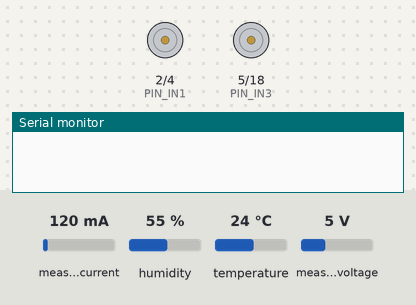
Bench run of a program on a simulated ESP32. Shown: motor-driver pin pairs drawn as motors (green arrow = first pin HIGH = forward, orange = second pin HIGH = backward, longer = more drive, scaled by the enable pin), the last lines printed to the serial monitor. Inputs (shaded band) come from the test bench; at power-on: measured current 120 mA, humidity 55 %, temperature 24 °C, measured voltage 5 V. WiFi joins after 1.5 s; servers stay silent unless stated.

Above: at 0.1 s.
At 7.6 s:
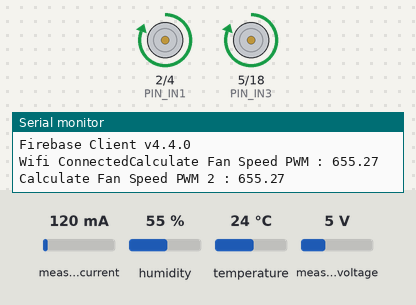
Timing chart, 0 to 9.1 s (numbered marks = the images above):
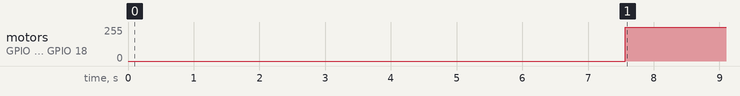

Measured:
- by itself, motor on GPIO 2 (PIN_IN1) / GPIO 4 (PIN_IN2), motor on GPIO 5 (PIN_IN3) / GPIO 18 (PIN_IN4): stopped → forward 255/255 at 7.6 s

The program:

main.cpp
```cpp
#include <Arduino.h>
#include <Wire.h>
#include <SPI.h>
#include <Adafruit_SHT31.h>
#include <PZEM004Tv30.h>
#include <Wifi.h>
// #include <FirebaseESP32.h>
#include <PubSubClient.h>
#include <FirebaseESP32.h>

#include <Fuzzy.h>
//#include <DHT.h>

#define API_KEY "AIzaSyAbBIkZKdUUZr-Nm5I1UAM991fiZOm37eY"
#define DATABASE_URL "https://project-st-iot-default-rtdb.firebaseio.com/"

FirebaseData fbdo;
FirebaseAuth auth;
FirebaseConfig config;

float voltage1, current1, power1, energy1, temp_energy1,frequency1, pf1, va1, VAR1;
float temp, hum, outfan, outfan2, dutyCycle;
int pwmValue;

const char *ssid = "panturas";
const char *pass = "skinhead";

TaskHandle_t shtTaskHandle;
TaskHandle_t pzemTaskHandle;
int lastRequest = 0;

void setupWifi();
void shtTask(void *parameter);
void pzemTask(void *parameter);


Adafruit_SHT31 sht31 = Adafruit_SHT31();

#if defined(ESP32)

#if !defined(PZEM_RX_PIN) && !defined(PZEM_TX_PIN)
#define PZEM_RX_PIN 16
#define PZEM_TX_PIN 17
// #define DHTPIN 23
// #define DHTTYPE DHT11
// DHT dht(DHTPIN, DHTTYPE);
#endif

 #define PZEM_SERIAL Serial2
#define Serial Serial
PZEM004Tv30 pzem(PZEM_SERIAL, PZEM_RX_PIN, PZEM_TX_PIN);


#elif defined(ESP8266)
/*************************
 *  ESP8266 initialization
 * ---------------------
 *
 * esp8266 can connect with PZEM only via Serial0
 * For console output we use Serial1, which is gpio2 by default
 */
#define PZEM_SERIAL Serial
#define Serial Serial1
PZEM004Tv30 pzem(PZEM_SERIAL);
#else
/*************************
 *  Arduino initialization
 * ---------------------
 *
 * Not all Arduino boards come with multiple HW Serial ports.
 * Serial2 is for example available on the Arduino MEGA 2560 but not Arduino Uno!
 * The ESP32 HW Serial interface can be routed to any GPIO pin
 * Here we initialize the PZEM on Serial2 with default pins
 */
#define PZEM_SERIAL Serial2
#define Serial Serial
PZEM004Tv30 pzem(PZEM_SERIAL);
#endif

#define PIN_IN1  2 // ESP32 pin GPIO19 connected to the IN1 pin L298N
#define PIN_IN2  4 // ESP32 pin GPIO18 connected to the IN2 pin L298N
#define PIN_ENA  15 // ESP32 pin GPIO17 connected to the EN1 pin L298N
#define PIN_IN3  5 // ESP32 pin GPIO19 connected to the IN3 pin L298N
#define PIN_IN4  18 // ESP32 pin GPIO18 connected to the IN4 pin L298N
#define PIN_ENB  19 // ESP32 pin GPIO17 connected to the ENB pin L298N


Fuzzy *fuzzy = new Fuzzy();


  // Set up fuzzy variables
  // FuzzySet *temperatureDingin = new FuzzySet(0, 0, 20, 22);
  // FuzzySet *temperatureNormal = new FuzzySet(20, 22, 25, 26);
  // FuzzySet *temperaturePanas = new FuzzySet(25, 26, 30, 30);

  //   FuzzySet *temperatureDingin = new FuzzySet(0, 0, 25, 27);
  // FuzzySet *temperatureNormal = new FuzzySet(25, 27, 27, 30);
  // FuzzySet *temperaturePanas = new FuzzySet(27, 30, 40, 40);

    // Set up fuzzy variables
  FuzzySet *temperatureDingin = new FuzzySet(0, 0, 19, 21);
  FuzzySet *temperatureNormal = new FuzzySet(19, 21, 23, 25);
  FuzzySet *temperaturePanas = new FuzzySet(23, 25, 30, 30);

  FuzzySet *humidityKering = new FuzzySet(0, 0, 40, 45);
  FuzzySet *humidityLembab = new FuzzySet(40, 45, 60, 65);
  FuzzySet *humidityBasah = new FuzzySet(60, 65, 80, 80);

  // FuzzySet *pwmFanSlow = new FuzzySet(0, 0, 54, 106);
  // FuzzySet *pwmFanMedium = new FuzzySet(54, 106, 106, 212);
  // FuzzySet *pwmFanFast = new FuzzySet(106, 212, 255, 255);

  // FuzzySet *pwmFanSlow = new FuzzySet(0, 0, 30, 50);
  // FuzzySet *pwmFanMedium = new FuzzySet(30, 50, 127, 200);
  // FuzzySet *pwmFanFast = new FuzzySet(127, 255, 255, 255);


  // FuzzySet *pwmFanSlow = new FuzzySet(0, 0, 1024, 2048);
  // FuzzySet *pwmFanMedium = new FuzzySet(1024, 2048, 3072, 3584);
  // FuzzySet *pwmFanFast = new FuzzySet(3072, 3584, 4095, 4095);

  FuzzySet *pwmFanSlow = new FuzzySet(0, 0, 256, 384);
FuzzySet *pwmFanMedium = new FuzzySet(256, 384, 512, 768);
FuzzySet *pwmFanFast = new FuzzySet(512, 768, 1023, 1023);


  // FuzzySet *pwmFanSlow = new FuzzySet(0, 0, 320, 625);
  // FuzzySet *pwmFanMedium = new FuzzySet(320, 625, 625, 1250);
  // FuzzySet *pwmFanFast = new FuzzySet(625, 1250, 1250, 1250);


void setup() {
  Serial.begin(9600);
  sht31.begin();
  //dht.begin();
  //pinMode(relay, OUTPUT);
  //digitalWrite(relay, LOW);
  vTaskDelay(3000);

    setupWifi();


    ESP_LOGI("SETUP", "Create freertos task!");
    // Create RTOS task
    xTaskCreate(shtTask, "SHT30 Task", 20000, NULL, 1, &shtTaskHandle);
    xTaskCreate(pzemTask, "PZEM004T Task", 20000, NULL, 2, &pzemTaskHandle);


  // Uncomment in order to reset the internal energy counter
    // pzem.resetEnergy()
      // Setup PZEM-004T
  if (pzem.resetEnergy()){
    ESP_LOGI("SETUP PZEM-004T", "Energy Reset...");
    pzem.setPowerAlarm(2200);
  }
  vTaskDelay(3000);

    //kipas 1
  pinMode(PIN_IN1, OUTPUT);
  pinMode(PIN_IN2, OUTPUT);
  pinMode(PIN_ENA, OUTPUT);
  //kipas 2
  pinMode(PIN_IN3, OUTPUT);
  pinMode(PIN_IN4, OUTPUT);
  pinMode(PIN_ENB, OUTPUT);


  //WiFi Setup
WiFi.begin(ssid, pass);

  while (WiFi.status() != WL_CONNECTED)
  {
    // Serial.print(".");
    //digitalWrite(32, HIGH);
    // delay(300);
  }
  Serial.println();
  Serial.print("Connected with IP: ");
  Serial.println(WiFi.localIP());
  Serial.println();

  Serial.printf("Firebase Client v%s\n\n", FIREBASE_CLIENT_VERSION);

  if (WiFi.status() == WL_CONNECTED) {
    Serial.print("Wifi Connected");
    //digitalWrite(32, LOW);
  }

 config.api_key = API_KEY;
 config.database_url = DATABASE_URL;
 auth.user.email = "nazar@upi.edu";
 auth.user.password = "nazar123";
 Firebase.reconnectNetwork(true);
 fbdo.setBSSLBufferSize(4096, 1024);
 Firebase.begin(&config, &auth);
 Firebase.reconnectWiFi(true);
 Firebase.setDoubleDigits(5);

  FuzzySet ();

    // Fuzzy Input sht dan kelembaban
  FuzzyInput *temperature = new FuzzyInput(1);


  temperature->addFuzzySet(temperatureDingin);
  temperature->addFuzzySet(temperatureNormal);
  temperature->addFuzzySet(temperaturePanas);
  fuzzy->addFuzzyInput(temperature);


  //Fuzzy Input sht dan kelembaban
  FuzzyInput *humidity = new FuzzyInput(2);


  humidity->addFuzzySet(humidityKering);
  humidity->addFuzzySet(humidityLembab);
  humidity->addFuzzySet(humidityBasah);
  fuzzy->addFuzzyInput(humidity);

    //FuzzyOutput
  FuzzyOutput *fan = new FuzzyOutput(3);


  //fan->addFuzzySet(pwmFanOff);
  fan->addFuzzySet(pwmFanSlow);
  fan->addFuzzySet(pwmFanMedium);
  fan->addFuzzySet(pwmFanFast);
  fuzzy->addFuzzyOutput(fan);


  // Rule 1: Temperature Dingin AND Humidity Kering -> Fan Slow
    FuzzyRuleAntecedent *dinginkering = new FuzzyRuleAntecedent();
    dinginkering->joinWithAND(temperatureDingin, humidityKering);

    FuzzyRuleConsequent *kipas1 = new FuzzyRuleConsequent();
    kipas1->addOutput(pwmFanSlow);

    FuzzyRule *fuzzyRule01 = new FuzzyRule(1, dinginkering, kipas1);
    fuzzy->addFuzzyRule(fuzzyRule01);

    // Rule 2: Temperature Dingin AND Humidity Normal -> Fan Medium
    FuzzyRuleAntecedent *dinginlembab = new FuzzyRuleAntecedent();
    dinginlembab->joinWithAND(temperatureDingin, humidityLembab);
    FuzzyRuleConsequent *kipas2 = new FuzzyRuleConsequent();
    kipas2->addOutput(pwmFanMedium);
    FuzzyRule *fuzzyRule02 = new FuzzyRule(2, dinginlembab, kipas2);
    fuzzy->addFuzzyRule(fuzzyRule02);

    // Rule 3: Temperature Dingin AND Humidity basah -> Fan slow
    FuzzyRuleAntecedent *dinginbasah = new FuzzyRuleAntecedent();
    dinginbasah->joinWithAND(temperatureDingin, humidityBasah);
    FuzzyRuleConsequent *kipas3 = new FuzzyRuleConsequent();
    kipas3->addOutput(pwmFanSlow);
    FuzzyRule *fuzzyRule03 = new FuzzyRule(3, dinginbasah, kipas3);
    fuzzy->addFuzzyRule(fuzzyRule03);

    // Rule 4: Temperature Normal AND Humidity Kering -> Fan slow
    FuzzyRuleAntecedent *normalkering = new FuzzyRuleAntecedent();
    normalkering->joinWithAND(temperatureNormal, humidityKering);
    FuzzyRuleConsequent *kipas4 = new FuzzyRuleConsequent();
    kipas4->addOutput(pwmFanSlow);
    FuzzyRule *fuzzyRule04 = new FuzzyRule(4, normalkering, kipas4);
    fuzzy->addFuzzyRule(fuzzyRule04);

    // Rule 5: Temperature Normal AND Humidity lembab -> Fan Medium
    FuzzyRuleAntecedent *normallembab = new FuzzyRuleAntecedent();
    normallembab->joinWithAND(temperatureNormal, humidityLembab);
    FuzzyRuleConsequent *kipas5 = new FuzzyRuleConsequent();
    kipas5->addOutput(pwmFanMedium);
    FuzzyRule *fuzzyRule05 = new FuzzyRule(5, normallembab, kipas5);
    fuzzy->addFuzzyRule(fuzzyRule05);

    // Rule 6: Temperature Normal AND Humidity basah -> Fan slow
    FuzzyRuleAntecedent *normalbasah = new FuzzyRuleAntecedent();
    normalbasah->joinWithAND(temperatureNormal, humidityBasah);
    FuzzyRuleConsequent *kipas6 = new FuzzyRuleConsequent();
    kipas6->addOutput(pwmFanSlow);
    FuzzyRule *fuzzyRule06 = new FuzzyRule(6, normalbasah, kipas6);
    fuzzy->addFuzzyRule(fuzzyRule06);

    // Rule 7: Temperature Panas AND Humidity Kering -> Fan Fast
    FuzzyRuleAntecedent *panaskering = new FuzzyRuleAntecedent();
    panaskering->joinWithAND(temperaturePanas, humidityKering);
    FuzzyRuleConsequent *kipas7 = new FuzzyRuleConsequent();
    kipas7->addOutput(pwmFanFast);
    FuzzyRule *fuzzyRule07 = new FuzzyRule(7, panaskering, kipas7);
    fuzzy->addFuzzyRule(fuzzyRule07);

    // Rule 8: Temperature Panas AND Humidity lembab -> Fan Fast
    FuzzyRuleAntecedent *panaslembab = new FuzzyRuleAntecedent();
    panaslembab->joinWithAND(temperaturePanas, humidityLembab);
    FuzzyRuleConsequent *kipas8 = new FuzzyRuleConsequent();
    kipas8->addOutput(pwmFanFast);
    FuzzyRule *fuzzyRule08 = new FuzzyRule(8, panaslembab, kipas8);
    fuzzy->addFuzzyRule(fuzzyRule08);

    // Rule 9: Temperature Panas AND Humidity basah -> Fan Fast
    FuzzyRuleAntecedent *panasBasah = new FuzzyRuleAntecedent();
    panasBasah->joinWithAND(temperaturePanas, humidityBasah);
    FuzzyRuleConsequent *kipas9 = new FuzzyRuleConsequent();
    kipas9->addOutput(pwmFanFast);
    FuzzyRule *fuzzyRule09 = new FuzzyRule(9, panasBasah, kipas9);
    fuzzy->addFuzzyRule(fuzzyRule09);


}

void loop() {


 if (millis() - lastRequest > 10000) {
      if (WiFi.status() != WL_CONNECTED) {
          setupWifi();
      } else {
          ESP_LOGI("WIFI", "WiFi is already connected...");
      }
      lastRequest = millis();
  }

  digitalWrite(PIN_IN1, HIGH); // control the motor's direction in clockwise
  digitalWrite(PIN_IN2, LOW);  // control the motor's direction in clockwise
  digitalWrite(PIN_IN3, HIGH); // control the motor's direction in clockwise
  digitalWrite(PIN_IN4, LOW);  // control the motor's direction in clockwise


  //   float h = dht.readHumidity();
  // float t = dht.readTemperature(); // or dht.readTemperature(true) for Fahrenheit
      // Read the data from the sensor
  void shtTask();
  void pzemTask();

  float temp = sht31.readTemperature();
  float hum = sht31.readHumidity();

  //fuzifikasi sht dan kelembaban
  fuzzy->setInput(1, temp);
  fuzzy->setInput(2, hum);
  fuzzy->fuzzify();

  float outfan = fuzzy->defuzzify(3);
  float outfan2 = fuzzy->defuzzify(3);

  analogWrite(PIN_ENA, outfan);
  analogWrite(PIN_ENB, outfan2);

  //   if (isnan(hum) || isnan(temp)) {
  //   Serial.println("Gagal membaca data suhu sht30!");
  //   return;
  // }

  Serial.print("Calculate Fan Speed PWM : ");
  Serial.println(outfan);
  Serial.print("Calculate Fan Speed PWM 2 : ");
  Serial.println(outfan2);


  // // Hitung Duty Cycle PWM
  // float dutyCycle = ((float)outfan / 1250) * 100.0;

  // // Konversi Duty Cycle ke nilai PWM (0-255)
  // int pwmValue = (dutyCycle / 100.0) * 255;

  // Serial.print("Hasil PWM = ");
  // Serial.print(pwmValue);
  // Serial.println(",");


      if(Firebase.ready()){
      FirebaseJson json;

      json.set("/temp", isnan(temp) ? 0 : temp);
      json.set("/hum", isnan(hum) ? 0 : hum);
      json.set("/outfan", isnan(outfan) ? 0 : outfan);
      json.set("/outfan2", isnan(outfan2) ? 0 : outfan2);
      json.set("/pwmValue", isnan(pwmValue) ? 0 : pwmValue);
      json.set("/voltage", isnan(voltage1) ? 0 : voltage1);
      json.set("/current", isnan(current1) ? 0 : current1);
      json.set("/power", isnan(power1) ? 0 : power1);
      json.set("/energy", isnan(energy1) ? 0 : energy1);
      json.set("/frequency",isnan(frequency1) ? 0 : frequency1);
      json.set("/pf", isnan(pf1) ? 0 : pf1);

      if (Firebase.updateNode(fbdo, "/devices/808184700/value", json))
      {
        Serial.println("Update-Succesfull");
      }else {
        Serial.println("Update-Failed");
        Serial.println(fbdo.errorReason());
      }

    }

    //Serial.println("===================END====================");
    Serial.println();

  delay(3000);
}


void shtTask(void *parameter) {
for (;;) {
    // Membaca suhu dan kelembapan
    float temp = sht31.readTemperature();
    float hum = sht31.readHumidity();


    // Memeriksa apakah pembacaan berhasil
    if (!isnan(temp) && !isnan(hum)) {
      Serial.print("Data Suhu: ");
      Serial.print(temp);
      Serial.print(" °C");
      Serial.print(",");
      Serial.print("   ||    ");


      Serial.print("Data Kelembaban: ");
      Serial.print(hum);
      Serial.print(",");
      Serial.println(" %");
    } else {
      Serial.println(" Gagal membaca data dari sensor SHT30.");
    }

    // Tunda 3 detik sebelum pembacaan berikutnya
    vTaskDelay(3000 / portTICK_PERIOD_MS);
  }

}

float zeroIfNan(float v) {
  if (isnan(v)) {
    v = 0;
  }
  return v;
}

void pzemTask(void *parameter){
  for (;;) {
    voltage1 = pzem.voltage();
    voltage1 = zeroIfNan(voltage1); // Voltage
    current1 = pzem.current();
    current1 = zeroIfNan(current1); // Current
    power1 = pzem.power();
    power1 = zeroIfNan(power1); // Power Active
    energy1 = pzem.energy();
    energy1 = temp_energy1+zeroIfNan(energy1); // Energy
    frequency1 = pzem.frequency();
    frequency1 = zeroIfNan(frequency1); // Frequency
    pf1 = pzem.pf();
    pf1 = zeroIfNan(pf1); // Cosine Phi

    if (pf1 == 0) {
      va1 = 0;
    } else {
      va1 = power1 / pf1;
    }
    if (pf1 == 0) {
      VAR1 = 0;
    } else {
      VAR1 = power1 / pf1 * sqrt(1 - sq(pf1));
    }

    ESP_LOGI("PZEM-004T", "Energy :  %.3f kWh", power1);

    // // Check if the data is valid
    // if(isnan(voltage1)){
    //     Serial.println("Error reading voltage");
    // } else if (isnan(current1)) {
    //     Serial.println("Error reading current");
    // } else if (isnan(power1)) {
    //     Serial.println("Error reading power");
    // } else if (isnan(energy1)) {
    //     Serial.println("Error reading energy");
    // } else if (isnan(frequency1)) {
    //     Serial.println("Error reading frequency");
    // } else if (isnan(pf1)) {
    //     Serial.println("Error reading power factor");
    // } else {

        // Print the values to the Serial console
        Serial.print("Voltage: ");      Serial.print(voltage1);      Serial.println(" V");
        Serial.print("Current: ");      Serial.print(current1);      Serial.println(" A");
        Serial.print("Power: ");        Serial.print(power1);        Serial.println(" W");
        Serial.print("Energy: ");       Serial.print(energy1,3);     Serial.println(" kWh");
        Serial.print("Frequency: ");    Serial.print(frequency1, 1); Serial.println(" Hz");
        Serial.print("PF: ");           Serial.println(pf1);

        // Serial.println(voltage1);
        // Serial.println(current1);
        // Serial.println(power1);
        // Serial.println(energy1,3);
        // Serial.println(frequency1,1);
        // Serial.println(pf1);


    //     //


    // }
    vTaskDelay(3000);
  }

}


void setupWifi() {
    vTaskDelay(10);
    // We start by connecting to a WiFi network
    ESP_LOGI("WIFI", "Connecting to %s", ssid);

    WiFi.begin(ssid, pass);

    while (WiFi.status() != WL_CONNECTED) {
        vTaskDelay(500);
        ESP_LOGI("WIFI", ".");
    }
    ESP_LOGI("WIFI", "WiFi is connected!");
}
```
